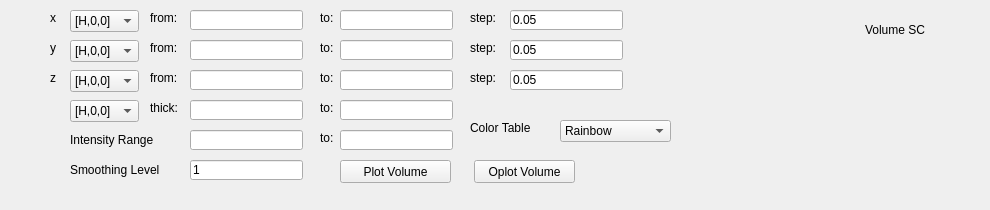
     <widget class="QWidget" name="VolumeTab">
      <attribute name="title">
       <string>Volume</string>
      </attribute>
      <widget class="QStackedWidget" name="stackedWidgetVolume">
       <property name="geometry">
        <rect>
         <x>0</x>
         <y>0</y>
         <width>981</width>
         <height>201</height>
        </rect>
       </property>
       <property name="currentIndex">
        <number>1</number>
       </property>
       <widget class="QWidget" name="page_5">
        <widget class="QLabel" name="label_33">
         <property name="geometry">
          <rect>
           <x>890</x>
           <y>20</y>
           <width>81</width>
           <height>16</height>
          </rect>
         </property>
         <property name="text">
          <string>Volume Powder</string>
         </property>
        </widget>
       </widget>
       <widget class="QWidget" name="page_6">
        <widget class="QLabel" name="label_32">
         <property name="geometry">
          <rect>
           <x>865</x>
           <y>20</y>
           <width>91</width>
           <height>20</height>
          </rect>
         </property>
         <property name="text">
          <string>Volume SC</string>
         </property>
        </widget>
        <widget class="QLabel" name="label_77">
         <property name="geometry">
          <rect>
           <x>150</x>
           <y>10</y>
           <width>41</width>
           <height>16</height>
          </rect>
         </property>
         <property name="text">
          <string>from:</string>
         </property>
        </widget>
        <widget class="QLabel" name="label_78">
         <property name="geometry">
          <rect>
           <x>50</x>
           <y>40</y>
           <width>16</width>
           <height>16</height>
          </rect>
         </property>
         <property name="text">
          <string>y</string>
         </property>
        </widget>
        <widget class="QLabel" name="label_79">
         <property name="geometry">
          <rect>
           <x>470</x>
           <y>40</y>
           <width>41</width>
           <height>16</height>
          </rect>
         </property>
         <property name="text">
          <string>step:</string>
         </property>
        </widget>
        <widget class="QLabel" name="label_80">
         <property name="geometry">
          <rect>
           <x>50</x>
           <y>10</y>
           <width>16</width>
           <height>16</height>
          </rect>
         </property>
         <property name="text">
          <string>x</string>
         </property>
        </widget>
        <widget class="QLineEdit" name="lineEditSCVolYFrom">
         <property name="geometry">
          <rect>
           <x>190</x>
           <y>40</y>
           <width>113</width>
           <height>20</height>
          </rect>
         </property>
        </widget>
        <widget class="QLineEdit" name="lineEditSCVolXTo">
         <property name="geometry">
          <rect>
           <x>340</x>
           <y>10</y>
           <width>113</width>
           <height>20</height>
          </rect>
         </property>
        </widget>
        <widget class="QLineEdit" name="lineEditSCVolYTo">
         <property name="geometry">
          <rect>
           <x>340</x>
           <y>40</y>
           <width>113</width>
           <height>20</height>
          </rect>
         </property>
        </widget>
        <widget class="QLabel" name="label_81">
         <property name="geometry">
          <rect>
           <x>320</x>
           <y>130</y>
           <width>21</width>
           <height>16</height>
          </rect>
         </property>
         <property name="text">
          <string>to:</string>
         </property>
        </widget>
        <widget class="QLabel" name="label_82">
         <property name="geometry">
          <rect>
           <x>470</x>
           <y>10</y>
           <width>41</width>
           <height>16</height>
          </rect>
         </property>
         <property name="text">
          <string>step:</string>
         </property>
        </widget>
        <widget class="QLabel" name="label_83">
         <property name="geometry">
          <rect>
           <x>320</x>
           <y>10</y>
           <width>21</width>
           <height>16</height>
          </rect>
         </property>
         <property name="text">
          <string>to:</string>
         </property>
        </widget>
        <widget class="QLabel" name="label_84">
         <property name="geometry">
          <rect>
           <x>150</x>
           <y>70</y>
           <width>41</width>
           <height>16</height>
          </rect>
         </property>
         <property name="text">
          <string>from:</string>
         </property>
        </widget>
        <widget class="QComboBox" name="comboBoxSCVolY">
         <property name="geometry">
          <rect>
           <x>70</x>
           <y>40</y>
           <width>69</width>
           <height>22</height>
          </rect>
         </property>
         <item>
          <property name="text">
           <string>[H,0,0]</string>
          </property>
         </item>
         <item>
          <property name="text">
           <string>[0,K,0]</string>
          </property>
         </item>
         <item>
          <property name="text">
           <string>[0,0,L]</string>
          </property>
         </item>
         <item>
          <property name="text">
           <string>E (meV)</string>
          </property>
         </item>
        </widget>
        <widget class="QPushButton" name="pushButtonSCPlotVol">
         <property name="geometry">
          <rect>
           <x>340</x>
           <y>160</y>
           <width>111</width>
           <height>23</height>
          </rect>
         </property>
         <property name="text">
          <string>Plot Volume</string>
         </property>
        </widget>
        <widget class="QLineEdit" name="lineEditSCVolXFrom">
         <property name="geometry">
          <rect>
           <x>190</x>
           <y>10</y>
           <width>113</width>
           <height>20</height>
          </rect>
         </property>
        </widget>
        <widget class="QLabel" name="label_85">
         <property name="geometry">
          <rect>
           <x>150</x>
           <y>40</y>
           <width>41</width>
           <height>16</height>
          </rect>
         </property>
         <property name="text">
          <string>from:</string>
         </property>
        </widget>
        <widget class="QComboBox" name="comboBoxSCVolZ">
         <property name="geometry">
          <rect>
           <x>70</x>
           <y>70</y>
           <width>69</width>
           <height>22</height>
          </rect>
         </property>
         <item>
          <property name="text">
           <string>[H,0,0]</string>
          </property>
         </item>
         <item>
          <property name="text">
           <string>[0,K,0]</string>
          </property>
         </item>
         <item>
          <property name="text">
           <string>[0,0,L]</string>
          </property>
         </item>
         <item>
          <property name="text">
           <string>E (meV)</string>
          </property>
         </item>
        </widget>
        <widget class="QPushButton" name="pushButtonSCOplotVol">
         <property name="geometry">
          <rect>
           <x>474</x>
           <y>160</y>
           <width>101</width>
           <height>23</height>
          </rect>
         </property>
         <property name="text">
          <string>Oplot Volume</string>
         </property>
        </widget>
        <widget class="QLineEdit" name="lineEditSCVolSmoothing">
         <property name="geometry">
          <rect>
           <x>190</x>
           <y>160</y>
           <width>113</width>
           <height>20</height>
          </rect>
         </property>
         <property name="text">
          <string>1</string>
         </property>
        </widget>
        <widget class="QLineEdit" name="lineEditSCVolYStep">
         <property name="geometry">
          <rect>
           <x>510</x>
           <y>40</y>
           <width>113</width>
           <height>20</height>
          </rect>
         </property>
         <property name="text">
          <string>0.05</string>
         </property>
        </widget>
        <widget class="QLabel" name="label_86">
         <property name="geometry">
          <rect>
           <x>320</x>
           <y>70</y>
           <width>21</width>
           <height>16</height>
          </rect>
         </property>
         <property name="text">
          <string>to:</string>
         </property>
        </widget>
        <widget class="QLineEdit" name="lineEditSCVolZTo">
         <property name="geometry">
          <rect>
           <x>340</x>
           <y>70</y>
           <width>113</width>
           <height>20</height>
          </rect>
         </property>
        </widget>
        <widget class="QLineEdit" name="lineEditSCVolIntensityFrom">
         <property name="geometry">
          <rect>
           <x>190</x>
           <y>130</y>
           <width>113</width>
           <height>20</height>
          </rect>
         </property>
        </widget>
        <widget class="QLineEdit" name="lineEditSCVolZFrom">
         <property name="geometry">
          <rect>
           <x>190</x>
           <y>70</y>
           <width>113</width>
           <height>20</height>
          </rect>
         </property>
        </widget>
        <widget class="QLabel" name="label_87">
         <property name="geometry">
          <rect>
           <x>320</x>
           <y>40</y>
           <width>21</width>
           <height>16</height>
          </rect>
         </property>
         <property name="text">
          <string>to:</string>
         </property>
        </widget>
        <widget class="QLabel" name="label_88">
         <property name="geometry">
          <rect>
           <x>70</x>
           <y>130</y>
           <width>121</width>
           <height>20</height>
          </rect>
         </property>
         <property name="text">
          <string>Intensity Range</string>
         </property>
        </widget>
        <widget class="QLineEdit" name="lineEditSCVolXStep">
         <property name="geometry">
          <rect>
           <x>510</x>
           <y>10</y>
           <width>113</width>
           <height>20</height>
          </rect>
         </property>
         <property name="text">
          <string>0.05</string>
         </property>
        </widget>
        <widget class="QComboBox" name="comboBoxSCVolX">
         <property name="geometry">
          <rect>
           <x>70</x>
           <y>10</y>
           <width>69</width>
           <height>22</height>
          </rect>
         </property>
         <item>
          <property name="text">
           <string>[H,0,0]</string>
          </property>
         </item>
         <item>
          <property name="text">
           <string>[0,K,0]</string>
          </property>
         </item>
         <item>
          <property name="text">
           <string>[0,0,L]</string>
          </property>
         </item>
         <item>
          <property name="text">
           <string>E (meV)</string>
          </property>
         </item>
        </widget>
        <widget class="QLabel" name="label_89">
         <property name="geometry">
          <rect>
           <x>70</x>
           <y>160</y>
           <width>121</width>
           <height>20</height>
          </rect>
         </property>
         <property name="text">
          <string>Smoothing Level</string>
         </property>
        </widget>
        <widget class="QLineEdit" name="lineEditSCVolIntensityTo">
         <property name="geometry">
          <rect>
           <x>340</x>
           <y>130</y>
           <width>113</width>
           <height>20</height>
          </rect>
         </property>
        </widget>
        <widget class="QLabel" name="label_90">
         <property name="geometry">
          <rect>
           <x>50</x>
           <y>70</y>
           <width>16</width>
           <height>16</height>
          </rect>
         </property>
         <property name="text">
          <string>z</string>
         </property>
        </widget>
        <widget class="QLabel" name="label_91">
         <property name="geometry">
          <rect>
           <x>470</x>
           <y>70</y>
           <width>41</width>
           <height>16</height>
          </rect>
         </property>
         <property name="text">
          <string>step:</string>
         </property>
        </widget>
        <widget class="QLineEdit" name="lineEditSCVolZStep">
         <property name="geometry">
          <rect>
           <x>510</x>
           <y>70</y>
           <width>113</width>
           <height>20</height>
          </rect>
         </property>
         <property name="text">
          <string>0.05</string>
         </property>
        </widget>
        <widget class="QLineEdit" name="lineEditSCVolEFrom">
         <property name="geometry">
          <rect>
           <x>190</x>
           <y>100</y>
           <width>113</width>
           <height>20</height>
          </rect>
         </property>
        </widget>
        <widget class="QLineEdit" name="lineEditSCVolETo">
         <property name="geometry">
          <rect>
           <x>340</x>
           <y>100</y>
           <width>113</width>
           <height>20</height>
          </rect>
         </property>
        </widget>
        <widget class="QComboBox" name="comboBoxSCVolE">
         <property name="geometry">
          <rect>
           <x>70</x>
           <y>100</y>
           <width>69</width>
           <height>22</height>
          </rect>
         </property>
         <item>
          <property name="text">
           <string>[H,0,0]</string>
          </property>
         </item>
         <item>
          <property name="text">
           <string>[0,K,0]</string>
          </property>
         </item>
         <item>
          <property name="text">
           <string>[0,0,L]</string>
          </property>
         </item>
         <item>
          <property name="text">
           <string>E (meV)</string>
          </property>
         </item>
        </widget>
        <widget class="QLabel" name="label_97">
         <property name="geometry">
          <rect>
           <x>150</x>
           <y>100</y>
           <width>41</width>
           <height>16</height>
          </rect>
         </property>
         <property name="text">
          <string>thick:</string>
         </property>
        </widget>
        <widget class="QLabel" name="label_98">
         <property name="geometry">
          <rect>
           <x>320</x>
           <y>100</y>
           <width>21</width>
           <height>16</height>
          </rect>
         </property>
         <property name="text">
          <string>to:</string>
         </property>
        </widget>
        <widget class="QLabel" name="label_99">
         <property name="geometry">
          <rect>
           <x>470</x>
           <y>120</y>
           <width>91</width>
           <height>16</height>
          </rect>
         </property>
         <property name="text">
          <string>Color Table</string>
         </property>
        </widget>
        <widget class="QComboBox" name="comboBoxSCVolCT">
         <property name="geometry">
          <rect>
           <x>560</x>
           <y>120</y>
           <width>111</width>
           <height>22</height>
          </rect>
         </property>
         <item>
          <property name="text">
           <string>Rainbow</string>
          </property>
         </item>
         <item>
          <property name="text">
           <string>Blue-Red</string>
          </property>
         </item>
         <item>
          <property name="text">
           <string>16 Steps</string>
          </property>
         </item>
        </widget>
       </widget>
      </widget>
     </widget>
